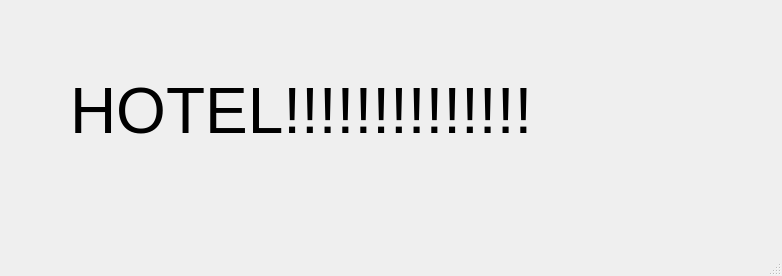
<?xml version="1.0" encoding="UTF-8"?>
<ui version="4.0">
 <class>MainWindow</class>
 <widget class="QMainWindow" name="MainWindow">
  <property name="geometry">
   <rect>
    <x>0</x>
    <y>0</y>
    <width>782</width>
    <height>276</height>
   </rect>
  </property>
  <property name="windowTitle">
   <string>MainWindow</string>
  </property>
  <widget class="QWidget" name="centralwidget">
   <widget class="QLabel" name="label">
    <property name="geometry">
     <rect>
      <x>70</x>
      <y>50</y>
      <width>541</width>
      <height>121</height>
     </rect>
    </property>
    <property name="font">
     <font>
      <pointsize>48</pointsize>
     </font>
    </property>
    <property name="text">
     <string>HOTEL!!!!!!!!!!!!!!</string>
    </property>
   </widget>
  </widget>
  <widget class="QMenuBar" name="menubar">
   <property name="geometry">
    <rect>
     <x>0</x>
     <y>0</y>
     <width>782</width>
     <height>21</height>
    </rect>
   </property>
  </widget>
  <widget class="QStatusBar" name="statusbar"/>
 </widget>
 <resources/>
 <connections/>
</ui>
